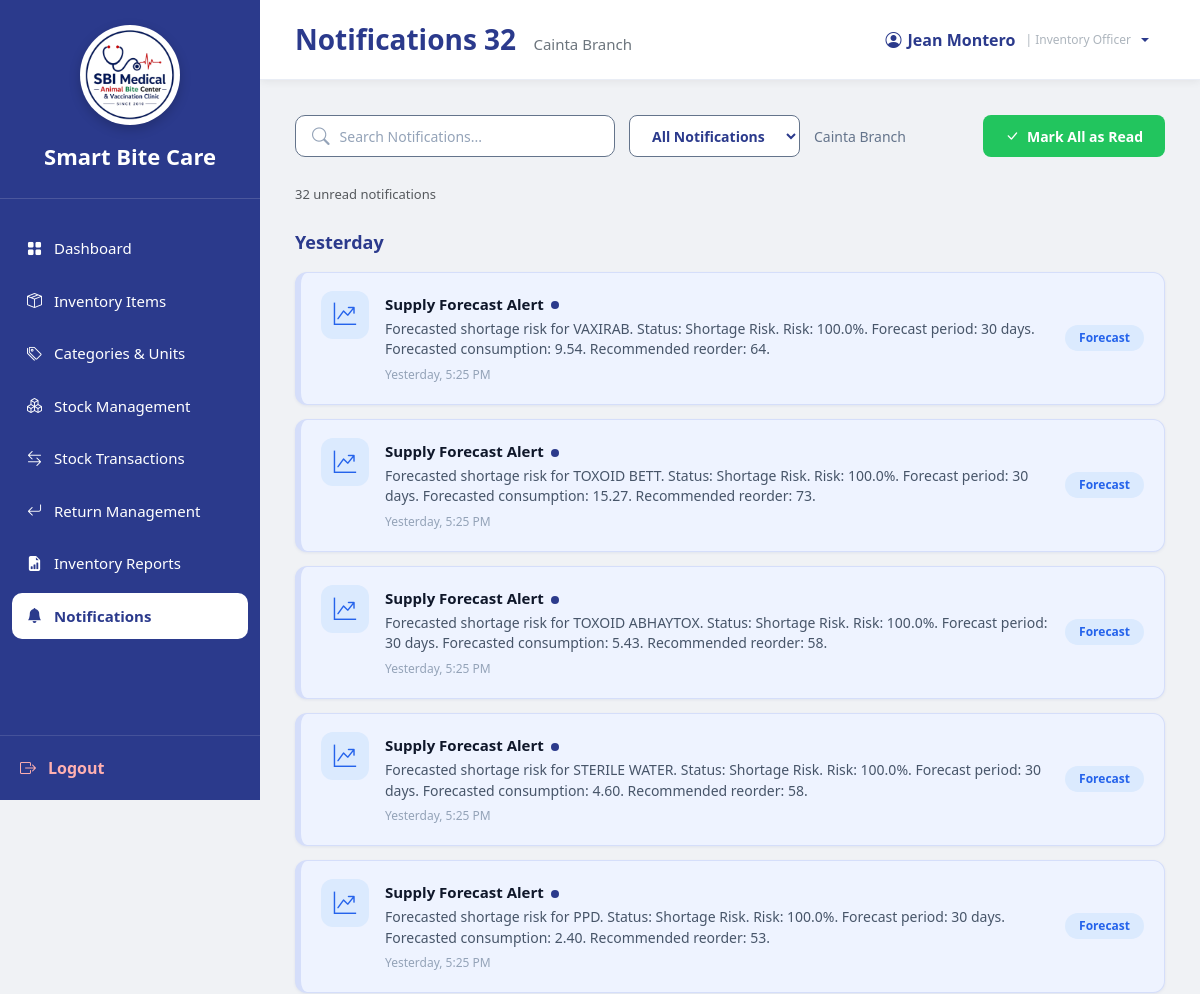
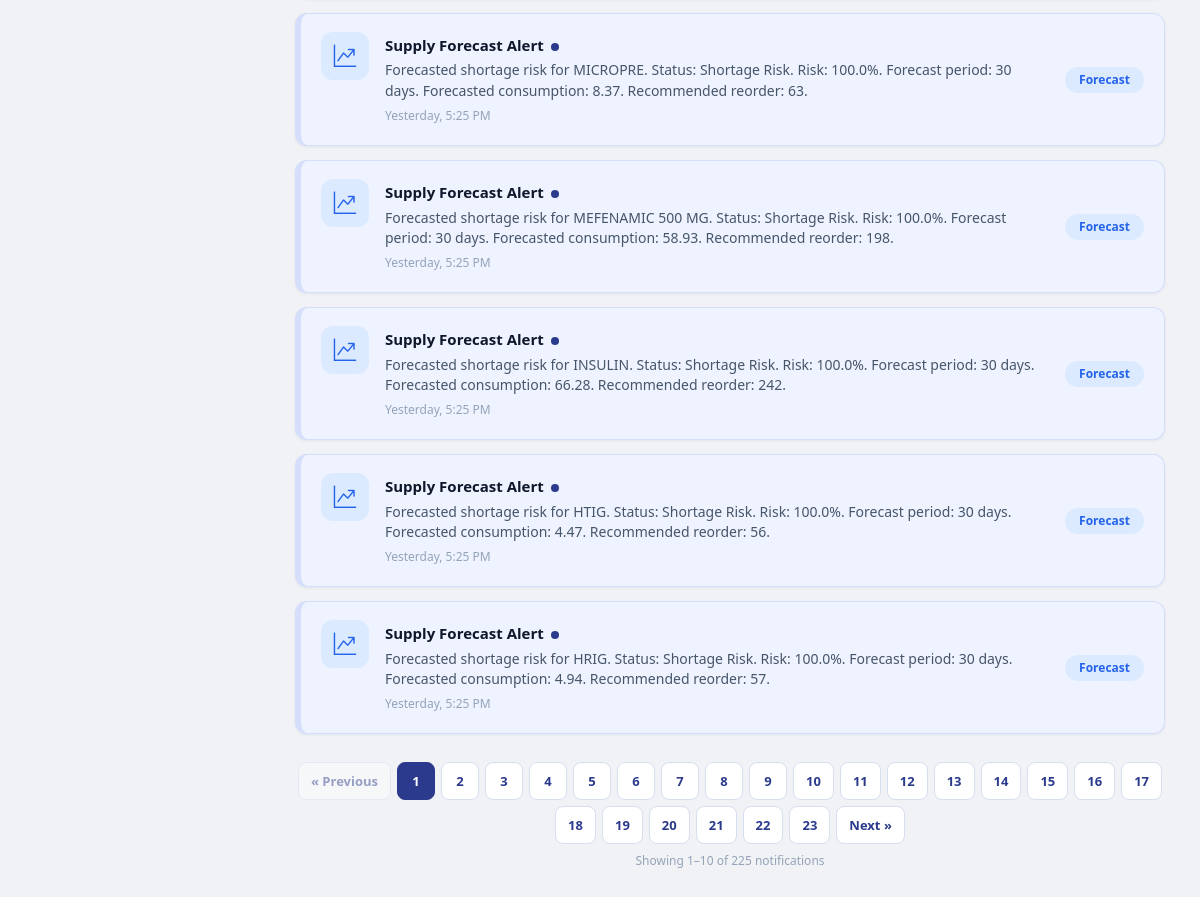
The page /InventoryOfficer_Notifications.php (signed in) on the database its author committed (2 pictures, top to bottom).
### tables this page shows
CREATE TABLE `users` (
  `user_id` int(11) NOT NULL,
  `branch_id` varchar(10) DEFAULT NULL,
  `role_id` int(11) NOT NULL,
  `username` varchar(100) NOT NULL,
  `email` varchar(255) NOT NULL,
  `password` varchar(255) NOT NULL,
  `status` enum('Active','Inactive') DEFAULT 'Active',
  `created_at` timestamp NOT NULL DEFAULT current_timestamp(),
  `last_login` datetime DEFAULT NULL
);

CREATE TABLE `branches` (
  `branch_id` varchar(10) NOT NULL,
  `branch_name` varchar(150) NOT NULL,
  `branch_address` text DEFAULT NULL,
  `contact_number` varchar(30) DEFAULT NULL,
  `email` varchar(150) DEFAULT NULL,
  `status` enum('Active','Inactive') DEFAULT 'Active',
  `created_at` timestamp NOT NULL DEFAULT current_timestamp()
);

CREATE TABLE `notifications` (
  `notification_id` int(11) NOT NULL,
  `user_id` int(11) NOT NULL,
  `title` varchar(255) DEFAULT NULL,
  `message` text DEFAULT NULL,
  `notification_type` varchar(100) DEFAULT NULL,
  `source_key` varchar(150) DEFAULT NULL,
  `is_read` tinyint(1) DEFAULT 0,
  `created_at` timestamp NOT NULL DEFAULT current_timestamp()
);

### InventoryOfficer_Notifications.php (the view, shortened to what this page needs)
<?php
require_once 'sources/db_connect.php';
$user_id = (int)$_SESSION['user_id'];
function h($value): string { return htmlspecialchars((string)$value, ENT_QUOTES, 'UTF-8'); }
function notificationTypeClass(string $type): string {
    return match ($type) {
        'low_stock','critical_stock' => 'low_stock',
        'expiring','expired_stock' => 'expiring',
        'forecast','shortage_forecast','prediction','shortage_prediction' => 'forecast',
        'stock_in' => 'stock_in',
        'stock_out' => 'stock_out',
        'stock_adjustment' => 'stock_adjustment',
        default => 'low_stock'
    };
}
function notifIconClass(string $type): string {
    return match (notificationTypeClass($type)) {
        'low_stock' => 'icon-low', 'expiring' => 'icon-expiring', 'forecast' => 'icon-forecast',
        'stock_in' => 'icon-in', 'stock_out' => 'icon-out', 'stock_adjustment' => 'icon-adjustment',
        default => 'icon-low'
    };
}
function notifIcon(string $type): string {
    return match (notificationTypeClass($type)) {
        'low_stock' => 'bi-exclamation-triangle-fill', 'expiring' => 'bi-hourglass-split',
        'forecast' => 'bi-graph-up-arrow', 'stock_in' => 'bi-box-arrow-in-down',
        'stock_out' => 'bi-box-arrow-up', 'stock_adjustment' => 'bi-sliders', default => 'bi-bell-fill'
    };
}
function formatNotificationTime(string $createdAt): string {
    $timestamp = strtotime($createdAt);
    $date = date('Y-m-d', $timestamp);
    if ($date === date('Y-m-d',strtotime('-1 day'))) return 'Yesterday, '.date('g:i A',$timestamp);
    return date('M j, Y g:i A',$timestamp);
}
function badgeText(string $type): string {
    return match (notificationTypeClass($type)) {
        'low_stock' => 'Low Stock', 'expiring' => 'Expiring', 'forecast' => 'Forecast',
        'stock_in' => 'Stock In', 'stock_out' => 'Stock Out', 'stock_adjustment' => 'Adjusted', default => 'Update'
    };
}
function bindDynamic(mysqli_stmt $stmt, string $types, array &$params): void {
    $refs = [];
    $refs[] = $types;
    foreach ($params as $k => &$v) $refs[] = &$v;
    call_user_func_array([$stmt,'bind_param'],$refs);
}
$userSql = "SELECT u.branch_id,u.username,b.branch_name FROM users u LEFT JOIN branches b ON b.branch_id=u.branch_id WHERE u.user_id=? AND u.status='Active' LIMIT 1";
$userStmt = $conn->prepare($userSql);
$userStmt->bind_param('i',$user_id);
if (!$userStmt->execute()) { $userStmt->close(); http_response_code(500); die('Database error: Unable to retrieve user information.'); }
$userResult = $userStmt->get_result();
$userData=$userResult->fetch_assoc();
$branch_id=$userData['branch_id']; $username=$userData['username'] ?: 'Inventory Officer'; $branch_name=$userData['branch_name'] ?: 'No Branch Assigned';
$search=trim((string)($_GET['search']??''));
$filter=(string)($_GET['filter']??'all');
$page=filter_var($_GET['page']??1,FILTER_VALIDATE_INT); if($page===false||$page<1)$page=1;
$perPage=10;
$where="n.user_id=? AND u.user_id=? AND u.branch_id=? AND u.status='Active'";
$params=[$user_id,$user_id,$branch_id];$types='iis';
$countStmt=$conn->prepare("SELECT COUNT(*) total FROM notifications n INNER JOIN users u ON u.user_id=n.user_id WHERE $where");
$total=0;if($countStmt){bindDynamic($countStmt,$types,$params);if($countStmt->execute())$total=(int)($countStmt->get_result()->fetch_assoc()['total']??0);$countStmt->close();}
$totalPages=max(1,(int)ceil($total/$perPage));if($page>$totalPages)$page=$totalPages;$offset=($page-1)*$perPage;
$listSql="SELECT n.notification_id,n.title,n.message,n.notification_type,n.is_read,n.created_at FROM notifications n INNER JOIN users u ON u.user_id=n.user_id WHERE $where ORDER BY n.created_at DESC,n.notification_id DESC LIMIT ? OFFSET ?";
$listParams=$params;$listTypes=$types.'ii';$listParams[]=$perPage;$listParams[]=$offset;
$stmt=$conn->prepare($listSql);$notifications=[];
if($stmt){bindDynamic($stmt,$listTypes,$listParams);if($stmt->execute()){ $r=$stmt->get_result();while($row=$r->fetch_assoc()){$row['type']=notificationTypeClass((string)$row['notification_type']);$row['icon']=notifIcon((string)$row['notification_type']);$notifications[]=$row;}}$stmt->close();}
$countStmt=$conn->prepare("SELECT COUNT(*) unread_count FROM notifications n INNER JOIN users u ON u.user_id=n.user_id WHERE n.user_id=? AND u.user_id=? AND u.branch_id=? AND u.status='Active' AND n.is_read=0");$unreadCount=0;if($countStmt){$countStmt->bind_param('iis',$user_id,$user_id,$branch_id);if($countStmt->execute())$unreadCount=(int)($countStmt->get_result()->fetch_assoc()['unread_count']??0);$countStmt->close();}
?>
<!DOCTYPE html>
<html lang="en">
<head>
<link href="https://cdn.jsdelivr.net/npm/bootstrap@5.3.3/dist/css/bootstrap.min.css" rel="stylesheet">
<link rel="stylesheet"
href="https://cdn.jsdelivr.net/npm/bootstrap-icons@1.11.3/font/bootstrap-icons.min.css">
<link rel="stylesheet" href="sidebar.css">
</head>
<body>
<div class="sidebar">
<div class="logo-area">
    <div class="logo-frame">
        <img src="logo.png" alt="Smart Bite Care Logo" class="logo">
    </div>
    <div class="system-name">
        Smart Bite Care
    </div>
</div>
<nav class="nav-menu">
<ul>
<li><a href="InventoryOfficer_Dashboard.php"><i class="bi bi-grid-fill"></i><span>Dashboard</span></a></li>
<li><a href="InventoryOfficer_InventoryItems.php"><i class="bi bi-box-seam"></i><span>Inventory Items</span></a></li>
<li><a href="InventoryOfficer_Categories.php"><i class="bi bi-tags"></i><span>Categories & Units</span></a></li>
<li><a href="InventoryOfficer_StockManagement.php"><i class="bi bi-boxes"></i><span>Stock Management</span></a></li>
<li><a href="InventoryOfficer_StockTransactions.php"><i class="bi bi-arrow-left-right"></i><span>Stock Transactions</span></a></li>
<li><a href="InventoryOfficer_ReturnManagement.php"><i class="bi bi-arrow-return-left"></i><span>Return Management</span></a></li>
<li><a href="InventoryOfficer_Reports.php"><i class="bi bi-file-earmark-bar-graph-fill"></i><span>Inventory Reports</span></a></li>
<li><a class="active" href="InventoryOfficer_Notifications.php"><i class="bi bi-bell-fill"></i><span>Notifications</span></a></li>
</ul>
</nav>
<div class="logout">
<a href="logout.php"> <i class="bi bi-box-arrow-right"></i>
<span>Logout</span>
</a>
</div>
</div>
<div class="main">
 <div class="topbar">
        <h3>Notifications
            <span id="topUnreadBadge" class="top-unread-badge" <?php echo $unreadCount > 0 ? '' : 'hidden'; ?>><?php echo $unreadCount; ?></span>
            <small><?php echo htmlspecialchars($branch_name); ?></small>
        </h3>
        <div class="dropdown">
            <button class="profile dropdown-toggle border-0 bg-transparent px-3 py-2 rounded-3"
                    type="button" id="inventoryOfficerProfileMenu"
                    data-bs-toggle="dropdown" aria-expanded="false">
                <i class="bi bi-person-circle"></i>
                <span><?php echo h($username); ?></span>
                <span class="role-label">| Inventory Officer</span>
            </button>
        </div>
</div>
<div class="page-body">
<div class="toolbar">
    <form method="get" class="toolbar-left" id="notificationFilters">
        <div class="search-box">
            <i class="bi bi-search"></i>
            <input type="text" name="search"
                   value="<?php echo h($search); ?>"
                   placeholder="Search Notifications..."
                   autocomplete="off" aria-label="Search notifications">
        </div>
        <select class="btn-filter" name="filter" aria-label="Filter notifications"
                onchange="this.form.submit()">
            <option value="all" <?php echo $filter === 'all' ? 'selected' : ''; ?>>All Notifications</option>
        </select>
        <span class="branch-text"><?php echo h($branch_name); ?></span>
    </form>
    <form method="post" style="margin:0;">
        <button type="submit" class="btn-mark-all" <?php echo $unreadCount === 0 ? 'disabled' : ''; ?>>
            <i class="bi bi-check-lg"></i> Mark All as Read
        </button>
    </form>
</div>
<?php if ($unreadCount > 0): ?>
    <div class="text-muted mb-3 unread-summary" style="font-size:13px;">
        <?php echo $unreadCount; ?> unread notification<?php echo $unreadCount === 1 ? '' : 's'; ?>
    </div>
<?php endif; ?>
<?php if (empty($notifications)): ?>
    <div class="notif-item is-read" style="cursor:default;">
        <div class="notif-icon-wrap"><div class="notif-icon icon-forecast"><i class="bi bi-bell-slash"></i></div></div>
        <div class="notif-content">
            <div class="notif-title">No Notifications Found</div>
            <div class="notif-message">There are no notifications matching the current search or filter for <?php echo h($branch_name); ?>.</div>
        </div>
    </div>
<?php else: ?>
    <?php
    $lastGroup='';
    foreach($notifications as $n):
        $ts=strtotime((string)$n['created_at']);
        $date=$ts!==false?date('Y-m-d',$ts):'';
        $group=$date===date('Y-m-d')?'Today':($date===date('Y-m-d',strtotime('-1 day'))?'Yesterday':'Earlier');
        if($group!==$lastGroup): $lastGroup=$group;
    ?>
        <div class="date-header"><?php echo h($group); ?></div>
    <?php endif; $isRead=(int)$n['is_read']===1; $notificationId=(int)$n['notification_id']; ?>
        <div class="notif-item border-<?php echo h($n['type']); ?> <?php echo $isRead?'is-read':'is-unread'; ?>"
             id="notification-<?php echo $notificationId; ?>"
             data-notification-id="<?php echo $notificationId; ?>"
             data-is-read="<?php echo $isRead?'1':'0'; ?>"
             data-title="<?php echo h($n['title']?:'Notification'); ?>"
             data-message="<?php echo h($n['message']?:''); ?>"
             data-type="<?php echo h(badgeText($n['notification_type'])); ?>"
             data-created-at="<?php echo h(date('F j, Y g:i A',strtotime($n['created_at']))); ?>"
             data-icon="<?php echo h($n['icon']); ?>"
             data-icon-class="<?php echo h(notifIconClass($n['notification_type'])); ?>"
             data-branch="<?php echo h($branch_name); ?>"
             role="button" tabindex="0">
            <div class="notif-icon-wrap"><div class="notif-icon <?php echo h(notifIconClass($n['notification_type'])); ?>"><i class="bi <?php echo h($n['icon']); ?>"></i></div></div>
            <div class="notif-content">
                <div class="notif-title"><?php echo h($n['title']?:'Notification'); ?><span class="unread-dot" <?php echo $isRead?'hidden':''; ?>></span></div>
                <div class="notif-message"><?php echo h($n['message']?:''); ?></div>
                <div class="notif-time"><?php echo h(formatNotificationTime($n['created_at'])); ?></div>
            </div>
            <div class="notif-actions" aria-hidden="true"><span class="badge-status-pill badge-<?php echo h($n['type']); ?>"><?php echo h(badgeText($n['notification_type'])); ?></span></div>
        </div>
    <?php endforeach; ?>
    <?php if ($totalPages > 1): ?>
    <nav class="notification-pagination" aria-label="Notification pages">
        <?php
        $buildPageUrl=function(int $p) use ($search,$filter){$q=['page'=>$p];if($search!=='')$q['search']=$search;if($filter!=='all')$q['filter']=$filter;return basename($_SERVER['PHP_SELF']).'?'.http_build_query($q);};
        ?>
        <a class="page-link-custom <?php echo $page<=1?'disabled':''; ?>" href="<?php echo $page>1?h($buildPageUrl($page-1)):'#'; ?>" aria-label="Previous">&laquo; Previous</a>
        <?php for($p=1;$p<=$totalPages;$p++): ?>
            <a class="page-link-custom <?php echo $p===$page?'active':''; ?>" href="<?php echo h($buildPageUrl($p)); ?>" aria-current="<?php echo $p===$page?'page':'false'; ?>"><?php echo $p; ?></a>
        <?php endfor; ?>
        <a class="page-link-custom <?php echo $page>=$totalPages?'disabled':''; ?>" href="<?php echo $page<$totalPages?h($buildPageUrl($page+1)):'#'; ?>" aria-label="Next">Next &raquo;</a>
    </nav>
    <div class="pagination-summary">Showing <?php echo $offset+1; ?>–<?php echo min($offset+$perPage,$total); ?> of <?php echo $total; ?> notifications</div>
    <?php endif; ?>
<?php endif; ?>
</div>
</div>
</body>
</html>

### sidebar.css (style rules this page uses)
:root { --primary:#2B3A8C; --accent:#F21D2F; --bg:#F2F2F2; --white:#fff; }
.sidebar { width:260px; height:100vh; height:100dvh; min-height:0; background:var(--primary); display:flex; flex-direction:column; color:white; position:fixed; left:0; top:0; overflow:hidden; z-index:1000; box-sizing:border-box; }
.sidebar * { box-sizing:border-box; }
.logo-area { padding:25px 20px; border-bottom:1px solid rgba(255,255,255,.15); text-align:center; flex-shrink:0; }
.logo { width: 90px; height: 90px; display: block; object-fit: contain; }
.logo-frame { width: 100px; height: 100px; margin: 0 auto; border-radius: 50%; background: #fff; display: flex; align-items: center; justify-content: center; overflow: hidden; box-shadow: 0 4px 12px rgba(0,0,0,.2); border: 3px solid rgba(255,255,255,.3); }
.system-name { margin-top:15px; font-size:22px; font-weight:700; }
.nav-menu { margin-top:20px; flex:1; min-height:0; padding-bottom:10px; overflow-x:hidden; overflow-y:auto; overscroll-behavior:contain; scrollbar-width:thin; scrollbar-color:rgba(255,255,255,.45) transparent; -webkit-overflow-scrolling:touch; }
.nav-menu ul { list-style:none; padding:0; margin:0; }
.nav-menu li { margin:6px 12px; }
.nav-menu a { color:white; text-decoration:none; display:flex; align-items:center; gap:12px; padding:12px 15px; border-radius:10px; transition:.25s; font-size:15px; }
.nav-menu a.active { background:white; color:var(--primary); font-weight:600; }
.logout { padding:20px; flex-shrink:0; border-top:1px solid rgba(255,255,255,.12); background:var(--primary); }
.logout a { color:#ffb0b0; text-decoration:none; display:flex; align-items:center; gap:12px; font-weight:600; }

### rows shown on the page
users: branch.branch_name "Cainta Branch", username "Jean Montero"
notifications: title "Supply Forecast Alert", is_read 0 (drawn), message "Forecasted shortage risk for VAXIRAB. Status: Shortage Risk. Risk: 100.0%. Forecast period: 30 days. Forecasted consumption: 9.54. Recommended reorder: 64.", created_at "Yesterday, 5:25 PM", notification_type "Forecast"
notifications: title "Supply Forecast Alert", is_read 0 (drawn), message "Forecasted shortage risk for TOXOID BETT. Status: Shortage Risk. Risk: 100.0%. Forecast period: 30 days. Forecasted consumption: 15.27. Recommended reorder: 73.", created_at "Yesterday, 5:25 PM", notification_type "Forecast"
notifications: title "Supply Forecast Alert", is_read 0 (drawn), message "Forecasted shortage risk for TOXOID ABHAYTOX. Status: Shortage Risk. Risk: 100.0%. Forecast period: 30 days. Forecasted consumption: 5.43. Recommended reorder: 58.", created_at "Yesterday, 5:25 PM", notification_type "Forecast"
notifications: title "Supply Forecast Alert", is_read 0 (drawn), message "Forecasted shortage risk for STERILE WATER. Status: Shortage Risk. Risk: 100.0%. Forecast period: 30 days. Forecasted consumption: 4.60. Recommended reorder: 58.", created_at "Yesterday, 5:25 PM", notification_type "Forecast"
notifications: title "Supply Forecast Alert", is_read 0 (drawn), message "Forecasted shortage risk for PPD. Status: Shortage Risk. Risk: 100.0%. Forecast period: 30 days. Forecasted consumption: 2.40. Recommended reorder: 53.", created_at "Yesterday, 5:25 PM", notification_type "Forecast"
notifications: title "Supply Forecast Alert", is_read 0 (drawn), message "Forecasted shortage risk for MICROPRE. Status: Shortage Risk. Risk: 100.0%. Forecast period: 30 days. Forecasted consumption: 8.37. Recommended reorder: 63.", created_at "Yesterday, 5:25 PM", notification_type "Forecast"
notifications: title "Supply Forecast Alert", is_read 0 (drawn), message "Forecasted shortage risk for MEFENAMIC 500 MG. Status: Shortage Risk. Risk: 100.0%. Forecast period: 30 days. Forecasted consumption: 58.93. Recommended reorder: 198.", created_at "Yesterday, 5:25 PM", notification_type "Forecast"
notifications: title "Supply Forecast Alert", is_read 0 (drawn), message "Forecasted shortage risk for INSULIN. Status: Shortage Risk. Risk: 100.0%. Forecast period: 30 days. Forecasted consumption: 66.28. Recommended reorder: 242.", created_at "Yesterday, 5:25 PM", notification_type "Forecast"
notifications: title "Supply Forecast Alert", is_read 0 (drawn), message "Forecasted shortage risk for HTIG. Status: Shortage Risk. Risk: 100.0%. Forecast period: 30 days. Forecasted consumption: 4.47. Recommended reorder: 56.", created_at "Yesterday, 5:25 PM", notification_type "Forecast"
notifications: title "Supply Forecast Alert", is_read 0 (drawn), message "Forecasted shortage risk for HRIG. Status: Shortage Risk. Risk: 100.0%. Forecast period: 30 days. Forecasted consumption: 4.94. Recommended reorder: 57.", created_at "Yesterday, 5:25 PM", notification_type "Forecast"

### other values the page prints
$unreadCount "32"
$offset+1 "1"
min($offset+$perPage,$total) "10"
$total "225"
